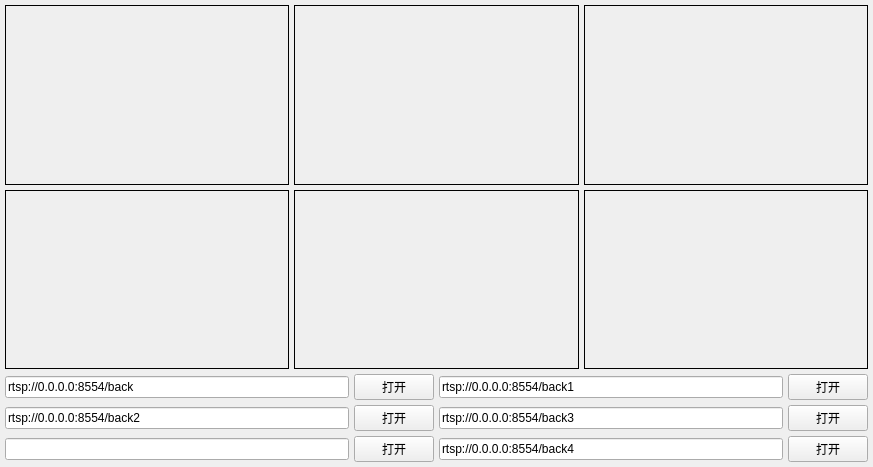
<?xml version="1.0" encoding="UTF-8"?>
<ui version="4.0">
 <class>frmMain</class>
 <widget class="QWidget" name="frmMain">
  <property name="geometry">
   <rect>
    <x>0</x>
    <y>0</y>
    <width>873</width>
    <height>467</height>
   </rect>
  </property>
  <property name="minimumSize">
   <size>
    <width>0</width>
    <height>467</height>
   </size>
  </property>
  <property name="windowTitle">
   <string>实时侦察图像系统</string>
  </property>
  <layout class="QVBoxLayout" name="verticalLayout">
   <property name="spacing">
    <number>5</number>
   </property>
   <property name="leftMargin">
    <number>5</number>
   </property>
   <property name="topMargin">
    <number>5</number>
   </property>
   <property name="rightMargin">
    <number>5</number>
   </property>
   <property name="bottomMargin">
    <number>5</number>
   </property>
   <item>
    <layout class="QHBoxLayout" name="lay1">
     <property name="spacing">
      <number>5</number>
     </property>
     <item>
      <widget class="QLabel" name="labVideo1">
       <property name="sizePolicy">
        <sizepolicy hsizetype="Preferred" vsizetype="Expanding">
         <horstretch>0</horstretch>
         <verstretch>0</verstretch>
        </sizepolicy>
       </property>
       <property name="frameShape">
        <enum>QFrame::Box</enum>
       </property>
       <property name="text">
        <string/>
       </property>
       <property name="alignment">
        <set>Qt::AlignLeading|Qt::AlignLeft|Qt::AlignTop</set>
       </property>
      </widget>
     </item>
     <item>
      <widget class="QLabel" name="labVideo2">
       <property name="sizePolicy">
        <sizepolicy hsizetype="Preferred" vsizetype="Expanding">
         <horstretch>0</horstretch>
         <verstretch>0</verstretch>
        </sizepolicy>
       </property>
       <property name="frameShape">
        <enum>QFrame::Box</enum>
       </property>
       <property name="text">
        <string/>
       </property>
      </widget>
     </item>
     <item>
      <widget class="QLabel" name="labVideo3">
       <property name="sizePolicy">
        <sizepolicy hsizetype="Preferred" vsizetype="Expanding">
         <horstretch>0</horstretch>
         <verstretch>0</verstretch>
        </sizepolicy>
       </property>
       <property name="frameShape">
        <enum>QFrame::Box</enum>
       </property>
       <property name="text">
        <string/>
       </property>
      </widget>
     </item>
    </layout>
   </item>
   <item>
    <layout class="QHBoxLayout" name="lay2">
     <property name="spacing">
      <number>5</number>
     </property>
     <item>
      <widget class="QLabel" name="labVideo4">
       <property name="frameShape">
        <enum>QFrame::Box</enum>
       </property>
       <property name="text">
        <string/>
       </property>
      </widget>
     </item>
     <item>
      <widget class="QLabel" name="labVideo5">
       <property name="sizePolicy">
        <sizepolicy hsizetype="Preferred" vsizetype="Expanding">
         <horstretch>0</horstretch>
         <verstretch>0</verstretch>
        </sizepolicy>
       </property>
       <property name="frameShape">
        <enum>QFrame::Box</enum>
       </property>
       <property name="text">
        <string/>
       </property>
      </widget>
     </item>
     <item>
      <widget class="QLabel" name="labImage">
       <property name="sizePolicy">
        <sizepolicy hsizetype="Preferred" vsizetype="Expanding">
         <horstretch>0</horstretch>
         <verstretch>0</verstretch>
        </sizepolicy>
       </property>
       <property name="frameShape">
        <enum>QFrame::Box</enum>
       </property>
       <property name="text">
        <string/>
       </property>
      </widget>
     </item>
    </layout>
   </item>
   <item>
    <layout class="QHBoxLayout" name="lay4" stretch="0,0,0,0">
     <property name="spacing">
      <number>5</number>
     </property>
     <property name="leftMargin">
      <number>0</number>
     </property>
     <property name="topMargin">
      <number>0</number>
     </property>
     <property name="rightMargin">
      <number>0</number>
     </property>
     <property name="bottomMargin">
      <number>0</number>
     </property>
     <item>
      <widget class="QLineEdit" name="txtUrl1">
       <property name="text">
        <string>rtsp://0.0.0.0:8554/back</string>
       </property>
      </widget>
     </item>
     <item>
      <widget class="QPushButton" name="btnOpen1">
       <property name="cursor">
        <cursorShape>PointingHandCursor</cursorShape>
       </property>
       <property name="text">
        <string>打开</string>
       </property>
      </widget>
     </item>
     <item>
      <widget class="QLineEdit" name="txtUrl2">
       <property name="text">
        <string>rtsp://0.0.0.0:8554/back1</string>
       </property>
      </widget>
     </item>
     <item>
      <widget class="QPushButton" name="btnOpen2">
       <property name="cursor">
        <cursorShape>PointingHandCursor</cursorShape>
       </property>
       <property name="text">
        <string>打开</string>
       </property>
      </widget>
     </item>
    </layout>
   </item>
   <item>
    <layout class="QHBoxLayout" name="lay5" stretch="0,0,0,0">
     <property name="spacing">
      <number>5</number>
     </property>
     <property name="leftMargin">
      <number>0</number>
     </property>
     <property name="topMargin">
      <number>0</number>
     </property>
     <property name="rightMargin">
      <number>0</number>
     </property>
     <property name="bottomMargin">
      <number>0</number>
     </property>
     <item>
      <widget class="QLineEdit" name="txtUrl3">
       <property name="text">
        <string>rtsp://0.0.0.0:8554/back2</string>
       </property>
      </widget>
     </item>
     <item>
      <widget class="QPushButton" name="btnOpen3">
       <property name="cursor">
        <cursorShape>PointingHandCursor</cursorShape>
       </property>
       <property name="text">
        <string>打开</string>
       </property>
      </widget>
     </item>
     <item>
      <widget class="QLineEdit" name="txtUrl4">
       <property name="text">
        <string>rtsp://0.0.0.0:8554/back3</string>
       </property>
      </widget>
     </item>
     <item>
      <widget class="QPushButton" name="btnOpen4">
       <property name="cursor">
        <cursorShape>PointingHandCursor</cursorShape>
       </property>
       <property name="text">
        <string>打开</string>
       </property>
      </widget>
     </item>
    </layout>
   </item>
   <item>
    <layout class="QHBoxLayout" name="horizontalLayout_2">
     <property name="spacing">
      <number>5</number>
     </property>
     <property name="sizeConstraint">
      <enum>QLayout::SetFixedSize</enum>
     </property>
     <property name="topMargin">
      <number>0</number>
     </property>
     <item>
      <widget class="QLineEdit" name="txtUrl5"/>
     </item>
     <item>
      <widget class="QPushButton" name="btnOpen5">
       <property name="text">
        <string>打开</string>
       </property>
      </widget>
     </item>
     <item>
      <widget class="QLineEdit" name="txtUrl6">
       <property name="text">
        <string>rtsp://0.0.0.0:8554/back4</string>
       </property>
      </widget>
     </item>
     <item>
      <widget class="QPushButton" name="btnOpen6">
       <property name="text">
        <string>打开</string>
       </property>
      </widget>
     </item>
    </layout>
   </item>
  </layout>
 </widget>
 <layoutdefault spacing="6" margin="11"/>
 <tabstops>
  <tabstop>btnOpen1</tabstop>
 </tabstops>
 <resources/>
 <connections/>
</ui>
